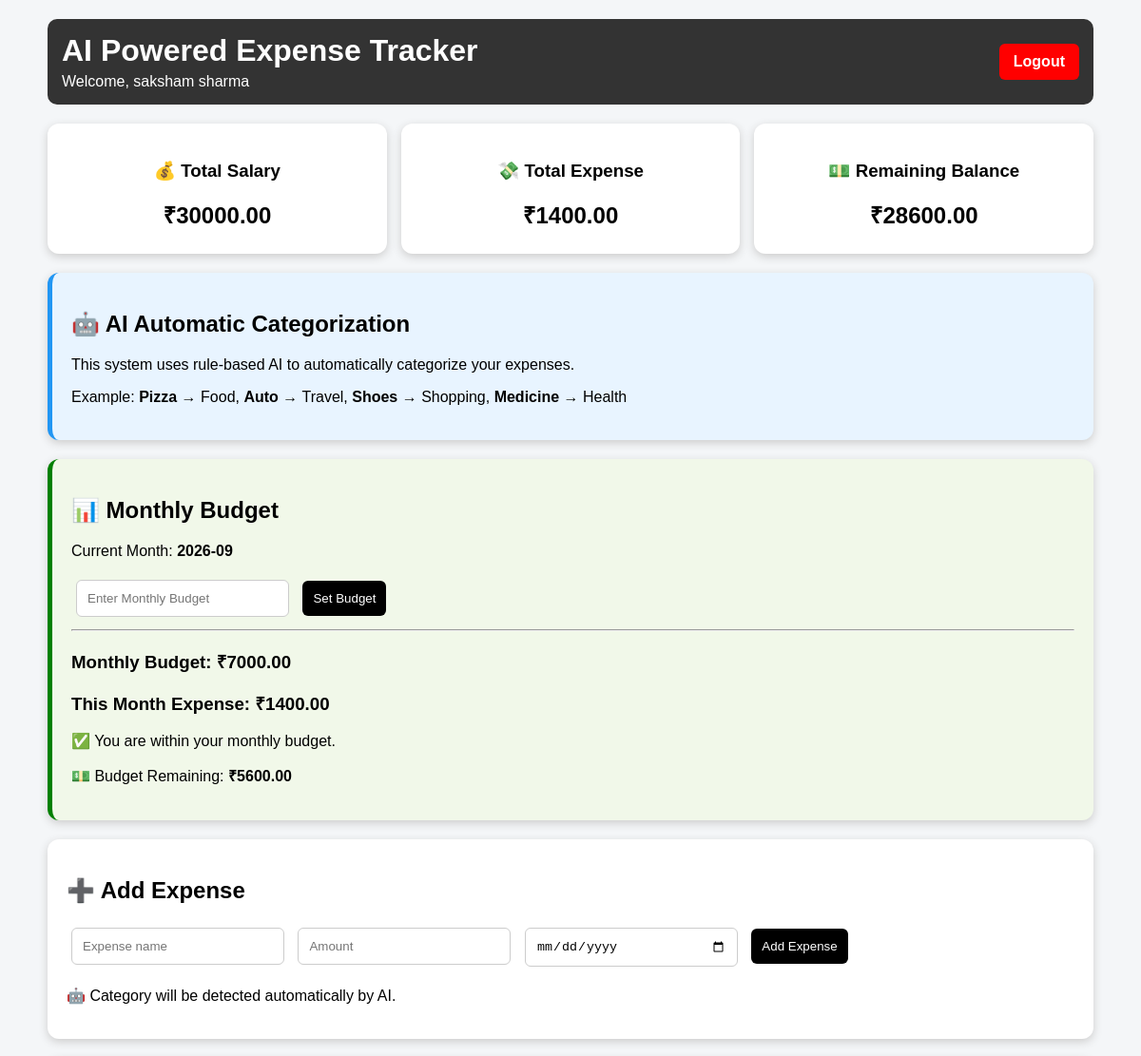
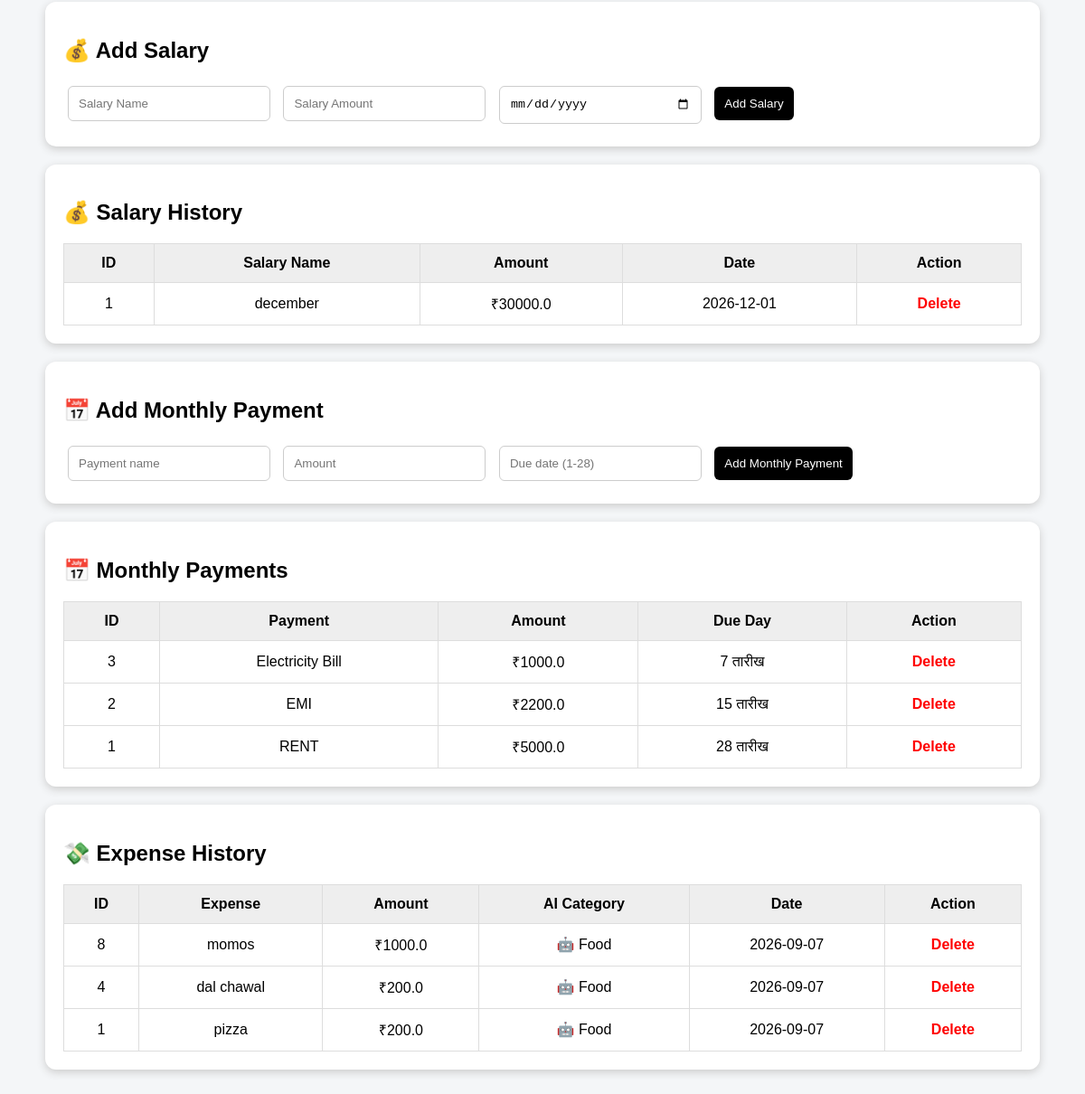
The page / (signed in) on the database its author committed (2 pictures, top to bottom).
### tables this page shows
CREATE TABLE budgets (
            id INTEGER PRIMARY KEY AUTOINCREMENT,
            amount REAL NOT NULL,
            budget_month TEXT NOT NULL
        , user_id INTEGER);

CREATE TABLE salaries (
            id INTEGER PRIMARY KEY AUTOINCREMENT,
            title TEXT NOT NULL,
            amount REAL NOT NULL,
            salary_date TEXT NOT NULL
        , user_id INTEGER);

CREATE TABLE payments (
            id INTEGER PRIMARY KEY AUTOINCREMENT,
            title TEXT NOT NULL,
            amount REAL NOT NULL,
            due_day INTEGER NOT NULL
        , user_id INTEGER);

CREATE TABLE expenses (
            id INTEGER PRIMARY KEY AUTOINCREMENT,
            title TEXT NOT NULL,
            amount REAL NOT NULL,
            category TEXT NOT NULL
        , expense_date TEXT, user_id INTEGER);

### app.py (the view, shortened to what this page needs)
@app.route("/")
@login_required
def index():
    conn = get_db()
    user_id = session["user_id"]
    username = session.get("username")
    expenses = conn.execute("""
        SELECT *
        FROM expenses
        WHERE user_id = ?
        ORDER BY id DESC
    """, (user_id,)).fetchall()
    payments = conn.execute("""
        SELECT *
        FROM payments
        WHERE user_id = ?
        ORDER BY id DESC
    """, (user_id,)).fetchall()
    salaries = conn.execute("""
        SELECT *
        FROM salaries
        WHERE user_id = ?
        ORDER BY id DESC
    """, (user_id,)).fetchall()
    total_expense = conn.execute("""
        SELECT COALESCE(SUM(amount), 0)
        FROM expenses
        WHERE user_id = ?
    """, (user_id,)).fetchone()[0]
    total_salary = conn.execute("""
        SELECT COALESCE(SUM(amount), 0)
        FROM salaries
        WHERE user_id = ?
    """, (user_id,)).fetchone()[0]
    remaining_balance = total_salary - total_expense
    current_month = date.today().strftime("%Y-%m")
    monthly_expense = conn.execute("""
        SELECT COALESCE(SUM(amount), 0)
        FROM expenses
        WHERE user_id = ?
        AND substr(expense_date, 1, 7) = ?
    """, (
        user_id,
        current_month
    )).fetchone()[0]
    budget = conn.execute("""
        SELECT *
        FROM budgets
        WHERE user_id = ?
        AND budget_month = ?
    """, (
        user_id,
        current_month
    )).fetchone()
    monthly_budget = budget["amount"] if budget else 0
    budget_remaining = monthly_budget - monthly_expense
    today = date.today().day
    if monthly_budget == 0:
        budget_status = "No budget set"
    elif monthly_expense > monthly_budget:
        budget_status = "Budget Exceeded"
    else:
        budget_status = "Within Budget"
    conn.close()
    return render_template(
        "index.html",
        expenses=expenses,
        payments=payments,
        salaries=salaries,
        total_expense=total_expense,
        total_salary=total_salary,
        remaining_balance=remaining_balance,
        current_month=current_month,
        monthly_expense=monthly_expense,
        monthly_budget=monthly_budget,
        budget_remaining=budget_remaining,
        budget_status=budget_status,
        today=today,
        username=username
    )

### app.py (called while the page is built)
def get_db():
    conn = sqlite3.connect("expense.db")
    conn.row_factory = sqlite3.Row
    return conn

def login_required(f):
    @wraps(f)
    def decorated_function(*args, **kwargs):
        if "user_id" not in session:
            return redirect("/login")
        return f(*args, **kwargs)
    return decorated_function

### templates/index.html (shortened to what this page needs)
<!DOCTYPE html>
<html lang="en">
<head>
</head>
<body>
<div class="container">
    <div style="
    display:flex;
    justify-content:space-between;
    align-items:center;
    background:#333;
    color:white;
    padding:15px;
    border-radius:10px;
    margin-bottom:20px;
">
    <div>
        <h1 style="margin:0;">
            AI Powered Expense Tracker
        </h1>
        <p style="margin:5px 0 0;">
            Welcome, {{ username }}
        </p>
    </div>
    <a href="/logout"
       style="
       background:red;
       color:white;
       padding:10px 15px;
       text-decoration:none;
       border-radius:6px;
       ">
        Logout
    </a>
</div>
    <div class="summary">
        <div class="card">
            <h3>💰 Total Salary</h3>
            <h2>
                ₹{{ "%.2f"|format(total_salary) }}
            </h2>
        </div>
        <div class="card">
            <h3>💸 Total Expense</h3>
            <h2>
                ₹{{ "%.2f"|format(total_expense) }}
            </h2>
        </div>
        <div class="card">
            <h3>💵 Remaining Balance</h3>
            <h2 class="balance">
                ₹{{ "%.2f"|format(remaining_balance) }}
            </h2>
        </div>
    </div>
    <div class="box ai">
        <h2>🤖 AI Automatic Categorization</h2>
        <p>
            This system uses rule-based AI to automatically
            categorize your expenses.
        </p>
        <p>
            Example:
            <b>Pizza</b> → Food,
            <b>Auto</b> → Travel,
            <b>Shoes</b> → Shopping,
            <b>Medicine</b> → Health
        </p>
    </div>
    <div class="box budget">
        <h2>📊 Monthly Budget</h2>
        <p>
            Current Month:
            <b>{{ current_month }}</b>
        </p>
        <form action="/set_budget" method="POST">
            <input
                type="number"
                name="budget_amount"
                placeholder="Enter Monthly Budget"
                min="1"
                required
            >
            <button type="submit">
                Set Budget
            </button>
        </form>
        <hr>
        <h3>
            Monthly Budget:
            ₹{{ "%.2f"|format(monthly_budget) }}
        </h3>
        <h3>
            This Month Expense:
            ₹{{ "%.2f"|format(monthly_expense) }}
        </h3>
        {% if monthly_budget == 0 %}
            <p>
                ⚠️ Please set your monthly budget.
            </p>
        {% else %}
            <p>
                ✅ You are within your monthly budget.
            </p>
            <p>
                💵 Budget Remaining:
                <b>
                    ₹{{ "%.2f"|format(budget_remaining) }}
                </b>
            </p>
        {% endif %}
    </div>
    <div class="box">
        <h2>➕ Add Expense</h2>
        <form action="/add" method="POST">
            <input
                type="text"
                name="title"
                placeholder="Expense name"
                required
            >
            <input
                type="number"
                name="amount"
                placeholder="Amount"
                min="1"
                required
            >
            <input
                type="date"
                name="expense_date"
                required
            >
            <button type="submit">
                Add Expense
            </button>
        </form>
        <p>
            🤖 Category will be detected automatically by AI.
        </p>
    </div>
    <div class="box">
        <h2>💰 Add Salary</h2>
        <form action="/add_salary" method="POST">
            <input
                type="text"
                name="salary_title"
                placeholder="Salary Name"
                required
            >
            <input
                type="number"
                name="salary_amount"
                placeholder="Salary Amount"
                min="1"
                required
            >
            <input
                type="date"
                name="salary_date"
                required
            >
            <button type="submit">
                Add Salary
            </button>
        </form>
    </div>
    <div class="box">
        <h2>💰 Salary History</h2>
        {% if salaries %}
        <table>
            <tr>
                <th>ID</th>
                <th>Salary Name</th>
                <th>Amount</th>
                <th>Date</th>
                <th>Action</th>
            </tr>
            {% for salary in salaries %}
            <tr>
                <td>
                    {{ salary.id }}
                </td>
                <td>
                    {{ salary.title }}
                </td>
                <td>
                    ₹{{ salary.amount }}
                </td>
                <td>
                    {{ salary.salary_date }}
                </td>
                <td>
                    <a href="/delete_salary/{{ salary.id }}">
                        Delete
                    </a>
                </td>
            </tr>
            {% endfor %}
        </table>
        {% else %}
            <p class="empty">
                No salary record available.
            </p>
        {% endif %}
    </div>
    <div class="box">
        <h2>📅 Add Monthly Payment</h2>
        <form action="/add_payment" method="POST">
            <input
                type="text"
                name="payment_title"
                placeholder="Payment name"
                required
            >
            <input
                type="number"
                name="payment_amount"
                placeholder="Amount"
                min="1"
                required
            >
            <input
                type="number"
                name="due_day"
                placeholder="Due date (1-28)"
                min="1"
                max="28"
                required
            >
            <button type="submit">
                Add Monthly Payment
            </button>
        </form>
    </div>
    <div class="box">
        <h2>📅 Monthly Payments</h2>
        {% if payments %}
        <table>
            <tr>
                <th>ID</th>
                <th>Payment</th>
                <th>Amount</th>
                <th>Due Day</th>
                <th>Action</th>
            </tr>
            {% for payment in payments %}
            <tr>
                <td>
                    {{ payment.id }}
                </td>
                <td>
                    {{ payment.title }}
                </td>
                <td>
                    ₹{{ payment.amount }}
                </td>
                <td>
                    {{ payment.due_day }} तारीख
                </td>
                <td>
                    <a href="/delete_payment/{{ payment.id }}">
                        Delete
                    </a>
                </td>
            </tr>
            {% endfor %}
        </table>
        {% else %}
            <p class="empty">
                No monthly payment available.
            </p>
        {% endif %}
    </div>
    <div class="box">
        <h2>💸 Expense History</h2>
        {% if expenses %}
        <table>
            <tr>
                <th>ID</th>
                <th>Expense</th>
                <th>Amount</th>
                <th>AI Category</th>
                <th>Date</th>
                <th>Action</th>
            </tr>
            {% for expense in expenses %}
            <tr>
                <td>
                    {{ expense.id }}
                </td>
                <td>
                    {{ expense.title }}
                </td>
                <td>
                    ₹{{ expense.amount }}
                </td>
                <td>
                    🤖 {{ expense.category }}
                </td>
                <td>
                    {{ expense.expense_date }}
                </td>
                <td>
                    <a href="/delete/{{ expense.id }}">
                        Delete
                    </a>
                </td>
            </tr>
            {% endfor %}
        </table>
        {% else %}
            <p class="empty">
                No expense available.
            </p>
        {% endif %}
    </div>
</div>
</body>
</html>

### templates/index.html (style rules this page uses)
body { font-family: Arial, sans-serif; background: #f4f6f8; margin: 0; padding: 20px; }
h1 { text-align: center; margin-bottom: 30px; }
.container { max-width: 1100px; margin: auto; }
.box { background: white; padding: 20px; margin-bottom: 20px; border-radius: 12px; box-shadow: 0 3px 10px #ccc; }
.summary { display: grid; grid-template-columns: repeat(auto-fit, minmax(220px, 1fr)); gap: 15px; margin-bottom: 20px; }
.card { background: white; padding: 20px; border-radius: 12px; text-align: center; box-shadow: 0 3px 10px #ccc; }
.card h2 { margin: 5px 0; }
input, button { padding: 11px; margin: 5px; border-radius: 6px; border: 1px solid #ccc; }
input { width: 200px; }
button { background: black; color: white; cursor: pointer; border: none; }
table { width: 100%; border-collapse: collapse; margin-top: 15px; }
th, td { padding: 12px; border: 1px solid #ddd; text-align: center; }
th { background: #eeeeee; }
a { color: red; text-decoration: none; font-weight: bold; }
.ai { background: #e8f4ff; border-left: 5px solid #2196f3; }
.budget { background: #f1f8e9; border-left: 5px solid green; }
.balance { font-size: 24px; font-weight: bold; }

### rows shown on the page
budgets: amount "7000.00"
salaries: id "1", title "december", amount "30000.0", salary_date "2026-12-01"
payments: id "3", title "Electricity Bill", amount "1000.0", due_day "7"
payments: id "2", title "EMI", amount "2200.0", due_day "15"
payments: id "1", title "RENT", amount "5000.0", due_day "28"
expenses: id "8", title "momos", amount "1000.0", category "Food", expense_date "2026-09-07"
expenses: id "4", title "dal chawal", amount "200.0", category "Food", expense_date "2026-09-07"
expenses: id "1", title "pizza", amount "200.0", category "Food", expense_date "2026-09-07"

### other values the page prints
{{ username }} "saksham sharma"
{{ "%.2f"|format(total_salary) }} "30000.00"
{{ "%.2f"|format(total_expense) }} "1400.00"
{{ "%.2f"|format(remaining_balance) }} "28600.00"
{{ "%.2f"|format(monthly_expense) }} "1400.00"
{{ "%.2f"|format(budget_remaining) }} "5600.00"
